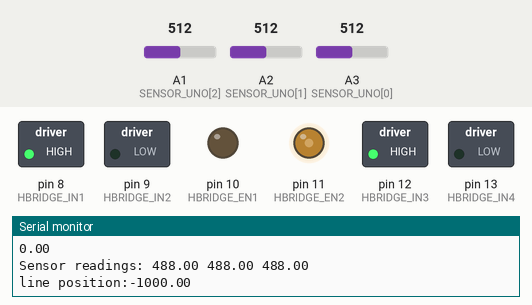
The sketch below on a simulated Arduino Uno, built with avr-gcc and run on an emulated ATmega328P. On the bench: switched loads named in the sketch (green lamp = pin HIGH), output pins drawn as LEDs (lit = HIGH), the last lines printed to the serial monitor. The test bench sets the inputs (shaded band); at power-on: A1 (SENSOR_UNO[2]) = 512, A3 (SENSOR_UNO[0]) = 512, A2 (SENSOR_UNO[1]) = 512.

Above: at 1.2 s.
1.3 s: A1 (SENSOR_UNO[2]) set to 157
4.3 s: A1 (SENSOR_UNO[2]) set to 144
At 4.8 s:
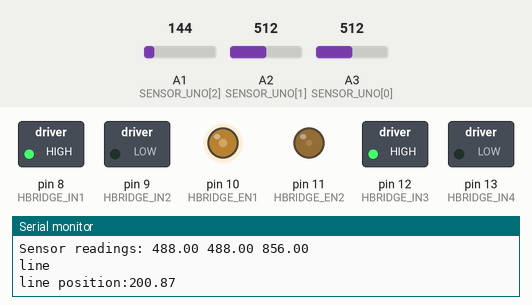
5.9 s: A3 (SENSOR_UNO[0]) set to 306
At 6.1 s:
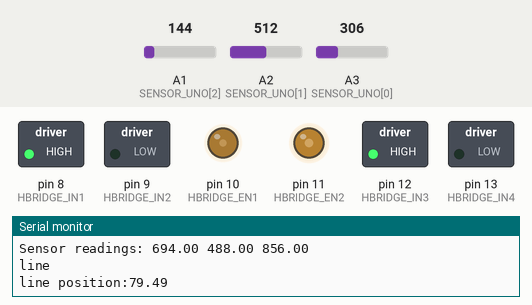
7.6 s: A3 (SENSOR_UNO[0]) set to 122
At 8.9 s:
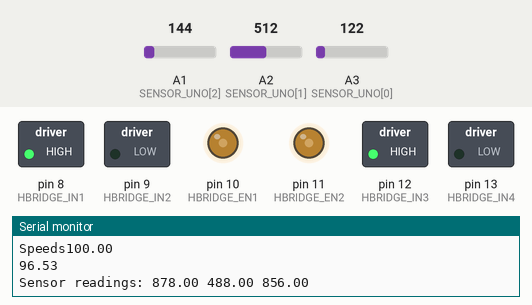
9.2 s: A2 (SENSOR_UNO[1]) set to 541
12.2 s: A2 (SENSOR_UNO[1]) set to 306
At 12.8 s:
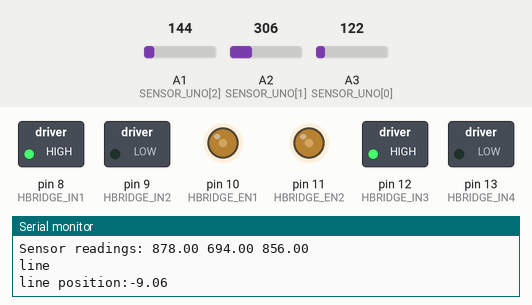
Timing chart, 0 to 15.2 s (numbered marks = the images above; inputs shaded):
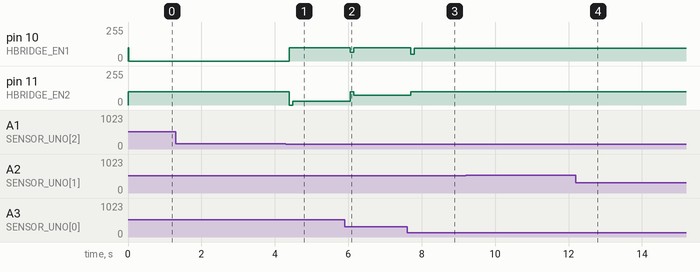

Measured:
- the behaviour switches between 151 and 150 on A1 (SENSOR_UNO[2]) (found by bisection; images 0 and 1)
- after the input at 4.3 s, pin 10 (HBRIDGE_EN1): 0/255 → 100/255 after 0.09 s; pin 11 (HBRIDGE_EN2): 100/255 → 0/255 after 0.09 s, → 29/255 0.09 s later
- after the input at 5.9 s, pin 10 (HBRIDGE_EN1): 100/255 → 67/255 after 0.16 s, → 100/255 0.09 s later; pin 11 (HBRIDGE_EN2): 29/255 → 100/255 after 0.16 s, → 72/255 0.09 s later
- after the input at 7.6 s, pin 10 (HBRIDGE_EN1): 100/255 → 51/255 after 0.10 s, → 96/255 0.09 s later; pin 11 (HBRIDGE_EN2): 72/255 → 100/255 after 0.10 s
- after the input at 12.2 s, pin 10 (HBRIDGE_EN1): 96/255 → 97/255 after 0.11 s, → 96/255 0.09 s later

The sketch:

LineFollower.ino
```cpp
////////////////////  IR Sensor Constants  ////////////////////

#define NUM_OF_SENSORS 3       // Number of sensors
#define MAPPED_RANGE_SENSORS 1000 // Sensor readings are mapped to this range
#define WEIGHT_UNIT 1000          // Unit for weighted average

const int SENSOR_UNO[NUM_OF_SENSORS] = { A3, A2, A1}; // Arduino pins
float linePos = 0;
float lastLinePos = 0;

const float SPEED = 100;
const float KP = .35;
const float KD = .5;
const float KI = 0;

///////////////////   MOTOR CONSTANTS   //////////////////////

// PWM for speed control
const int HBRIDGE_EN1 = 10; // right
const int HBRIDGE_EN2 = 11; // left

// H-Bridge pins for polarity
// right motor
const int HBRIDGE_IN1 = 8;
const int HBRIDGE_IN2 = 9;
// left motor
const int HBRIDGE_IN3 = 12;
const int HBRIDGE_IN4 = 13;

////////////////////

void setup()
{
  Serial.begin(9600);
  initializeCNYSensors();
  motors_setup();
}

void loop()
{
  lastLinePos = linePos;
  linePos = getLinePosition((lastLinePos > 0));
  float correction = getPIDCorrection(linePos, lastLinePos, KP, KD, KI);
  float maxCorrection = SPEED;

  Serial.print("line position:");
  Serial.println(linePos);

  if (correction > 0)
  {
    correction = (correction > maxCorrection) ? maxCorrection : correction;
    Serial.print("Speeds");
    Serial.println(SPEED - correction);
    Serial.println(SPEED);
    motor_move(SPEED, SPEED - correction);
  }
  else
  {
    correction = (correction < -maxCorrection) ? -maxCorrection : correction;
    Serial.print("Speeds");
    Serial.println(SPEED);
    Serial.println(SPEED + correction);
    motor_move(SPEED + correction, SPEED);
  }
}

/////////////////////////////// IR Functions

/*
  getLinePosition()
  @return the position of the line.
  @param lastDir - the last direction the line was moving
  The position is a value between -2000 and 2000.
  The closer to 0, the closer to the line.
  The closer to abs(2000), the further from the line.
*/

float getLinePosition(int lastDir)
{
  // lastDir is 1 if line has a positive value and 0 if negative

  float line = 0;
  float sensorsScaled[NUM_OF_SENSORS] = {0, 0, 0};
  float wightedReadings = 0; // Average numerator
  float sumReadings = 0;     // Average denominator
  int lineDetected = 0;
  Serial.print("Sensor readings: ");
  for (int i = 0; i < NUM_OF_SENSORS; i++)
  {
    sensorsScaled[i] = analogRead(SENSOR_UNO[i]);
    sensorsScaled[i] = MAPPED_RANGE_SENSORS - sensorsScaled[i]; // Reverse scale to have 1000 as pure black and 0 as pure white

    //    Serial.print(analogRead(SENSOR_UNO[i]));
    Serial.print(sensorsScaled[i]);
    Serial.print(" ");

    if (sensorsScaled[i] >= 850)
    {
      lineDetected = 1;
    }

    wightedReadings += sensorsScaled[i] * i * WEIGHT_UNIT;
    sumReadings += sensorsScaled[i];
  }
  Serial.println();

  if (lineDetected)
  {
    line = wightedReadings / sumReadings;                   // Weighted average 0-4000
    line = line - (WEIGHT_UNIT * (NUM_OF_SENSORS - 1) / 2); // Change scale from 0 _ 4000 to -2000 _ 2000
    Serial.println("line");

    // -2000 means the line exactly under the most left sensor
    // -1000 means the line exactly under the second from left sensor
    // 0 means the line exactly under the center sensor
    // 1000 means the line exactly under the first right sensor
    // 2000 means the line exactly under the most right sensor
  }
  else
  {
    line = WEIGHT_UNIT * (NUM_OF_SENSORS - 1) * lastDir;    // Use last direction to calculate error as the maximum value
    line = line - (WEIGHT_UNIT * (NUM_OF_SENSORS - 1) / 2); // Change scale from 0 _ 4000 to -2000 _ 2000
  }
  return line;
}

/*
  initializeCNYSensors():
  Initializes the CNY sensors.
  The sensors are connected to the Arduino pins in the following order:
  A4, A3, A2, A1, A0 from left to right.
*/

void initializeCNYSensors()
{
  for (int x = 0; x < NUM_OF_SENSORS; x++)
  {
    pinMode(SENSOR_UNO[x], INPUT);
  }
}

/*
  getPIDCorrection():
  @returns the correction for the PID controller.
  @param linePos: The current line position.
  @param lastLinePos: The last line position.
  @param KP: The proportional constant.
  @param KD: The derivative constant.
  @param KI: The integral constant.
*/

float getPIDCorrection(float line, float posLastLine, float kp, float kd, float ki)
{
  float proportional = line;
  float derivative = line - posLastLine;
  float integral = line + posLastLine;

  float correction = kp * proportional + kd * derivative + ki * integral;
  return correction;
}

/*
  motors_setup():
  Initializes the H-Bridge pins for the motors.
*/

void motors_setup()
{
  // define motors output pins
  pinMode(HBRIDGE_IN1, OUTPUT);
  pinMode(HBRIDGE_IN2, OUTPUT);
  pinMode(HBRIDGE_IN3, OUTPUT);
  pinMode(HBRIDGE_IN4, OUTPUT);

  // PWM pins for motors speed
  pinMode(HBRIDGE_EN1, OUTPUT);
  pinMode(HBRIDGE_EN2, OUTPUT);

  digitalWrite(HBRIDGE_IN1, 1);
  digitalWrite(HBRIDGE_IN2, 0);
  digitalWrite(HBRIDGE_IN3, 1);
  digitalWrite(HBRIDGE_IN4, 0);

  analogWrite(HBRIDGE_EN1, SPEED);
  analogWrite(HBRIDGE_EN2, SPEED);
}

/*
  motor_move():
  Moves the motors.
  @param speed1: The speed of the right motor.
  @param speed2: The speed of the left motor.
*/

void motor_move(int motor1_speed, int motor2_speed)
{
  analogWrite(HBRIDGE_EN1, motor1_speed);
  analogWrite(HBRIDGE_EN2, motor2_speed);
}
```

motor.c
```cpp
// PWM for speed control
const int HBRIDGE_EN1 = 10; // right
const int HBRIDGE_EN2 = 11; // left

// H-Bridge pins for polarity
// right motor
const int HBRIDGE_IN1 = 8;
const int HBRIDGE_IN2 = 9;
// left motor
const int HBRIDGE_IN3 = 12;
const int HBRIDGE_IN4 = 13;

void move_right_motor(int direction)
{
  // 1 forward, 0 backward, 2 stop
  if (direction == 1)
  {
    digitalWrite(HBRIDGE_IN1, HIGH);
    digitalWrite(HBRIDGE_IN2, LOW);
  }
  else if (direction == 0)
  {
    digitalWrite(HBRIDGE_IN1, LOW);
    digitalWrite(HBRIDGE_IN2, HIGH);
  }
  else
  {
    digitalWrite(HBRIDGE_IN1, LOW);
    digitalWrite(HBRIDGE_IN2, LOW);
  }
}
void move_left_motor(int direction)
{
  // 1 forward, 0 backward, 2 stop
  if (direction == 1)
  {
    digitalWrite(HBRIDGE_IN3, HIGH);
    digitalWrite(HBRIDGE_IN4, LOW);
  }
  else if (direction == 1)
  {
    digitalWrite(HBRIDGE_IN3, LOW);
    digitalWrite(HBRIDGE_IN4, HIGH);
  }
  else
  {
    digitalWrite(HBRIDGE_IN3, LOW);
    digitalWrite(HBRIDGE_IN4, LOW);
  }
}
//:)
void motor_backward()
{
  // both Motors polarity should be backward
  digitalWrite(HBRIDGE_IN1, LOW);
  digitalWrite(HBRIDGE_IN2, HIGH);

  digitalWrite(HBRIDGE_IN3, LOW);
  digitalWrite(HBRIDGE_IN4, HIGH);
}

void motor_move(int right_motor_speed, int left_motor_speed, int direction)
{
  // 1 turn right, 0 turn left, 2 forward, 3 stop
  if (direction == 1)
  {
    move_right_motor(0);
    move_left_motor(1);
  }
  else if (direction == 0)
  {
    move_right_motor(1);
    move_left_motor(0);
  }
  else if (direction == 2)
  {
    move_right_motor(1);
    move_left_motor(1);
  }
  else
  {
    move_right_motor(2);
    move_left_motor(2);
  }

  right_motor_speed = map(abs(right_motor_speed), 0, 1000, 0, 255);
  left_motor_speed = map(abs(left_motor_speed), 0, 1000, 0, 255);

  right_motor_speed = (right_motor_speed >= 0) ? right_motor_speed : 255 - right_motor_speed;
  left_motor_speed = (left_motor_speed > 0) ? 255 - left_motor_speed : left_motor_speed;

  // 0 <= Speed <= 255
  analogWrite(HBRIDGE_EN1, right_motor_speed);
  analogWrite(HBRIDGE_EN2, left_motor_speed);
}
void motor_stop()
{
  motor_move(0, 0, 3);
}

void setup()
{
  // may need to increase freq.
  // debugging
  Serial.begin(9600);
  // H-Bridge enable pins as PWM output
  pinMode(HBRIDGE_EN1, OUTPUT);
  pinMode(HBRIDGE_EN2, OUTPUT);
  // H-Bridge pins as output
  pinMode(HBRIDGE_IN1, OUTPUT);
  pinMode(HBRIDGE_IN2, OUTPUT);
  pinMode(HBRIDGE_IN3, OUTPUT);
  pinMode(HBRIDGE_IN4, OUTPUT);

  motor_stop();
}

void loop()
{
  int left_motor_speed, right_motor_speed;
  while (!Serial.available())
    left_motor_speed = Serial.parseInt();
  while (!Serial.available())
    right_motor_speed = Serial.parseInt();

  motor_move(right_motor_speed, left_motor_speed, 2);
  delay(2000);

  motor_stop();
}
```
